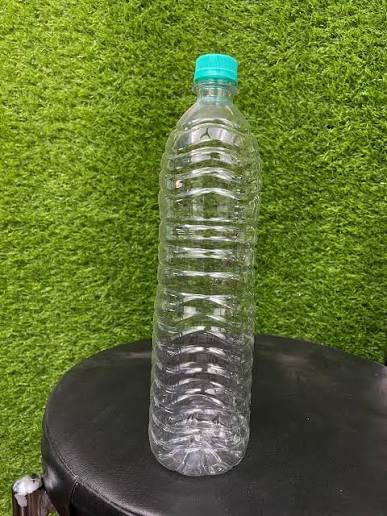
#> input picture test_images/sample.jpg, 387 x 516 px
$ python -i roi.py   (imports and definitions only)
#> lines starting #> are read from the running program, lines starting #| are printed output that depends on the picture; after the words box and inside, x2 and y2 are one past the last pixel; in counts of white or black regions, pixels touching at a corner belong together
#> further down, picture is the input picture: shape (516, 387, 3); mean B, G, R 51.4, 112.2, 95.6

import cv2
import numpy as np

def extract_roi(image):

    gray = cv2.cvtColor(image, cv2.COLOR_BGR2GRAY)
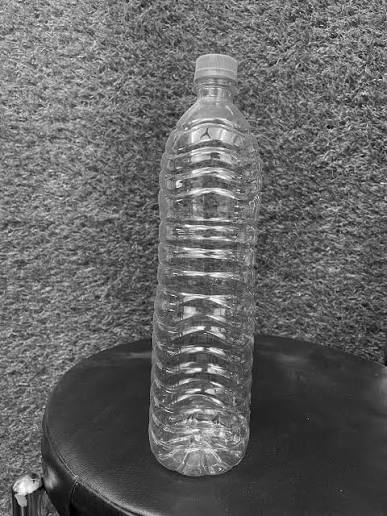
#> gray: shape (516, 387); min 0, max 255, mean 100.3

    blurred = cv2.GaussianBlur(
        gray, (5, 5), 0
    )
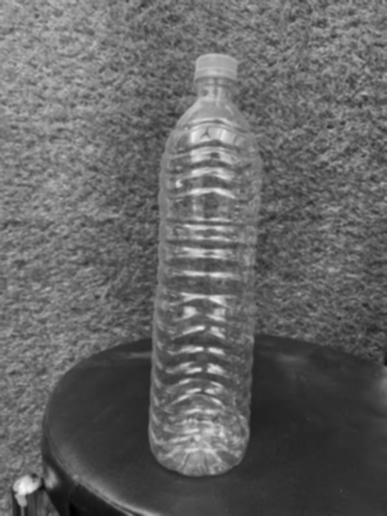
#> blurred: shape (516, 387); min 1, max 246, mean 100.3

    # Try to separate foreground from background
    _, mask1 = cv2.threshold(
        blurred, 0, 255,
        cv2.THRESH_BINARY_INV + cv2.THRESH_OTSU
    )
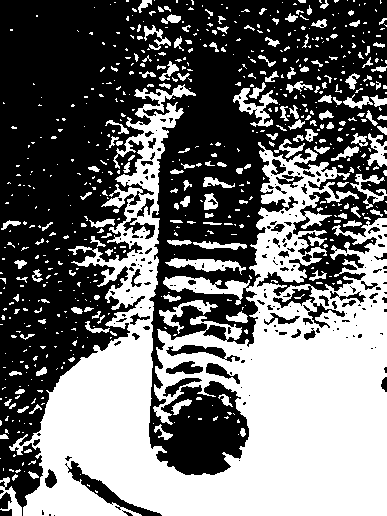
#> mask1: shape (516, 387); 43.5% white; 654 white regions (488 under 20 px), largest, box (x1, y1, x2, y2) and area: (9, 84, 387, 516) 72647, (165, 258, 246, 275) 619, (233, 88, 278, 127) 613

    _, mask2 = cv2.threshold(
        blurred, 0, 255,
        cv2.THRESH_BINARY + cv2.THRESH_OTSU
    )

    kernel = cv2.getStructuringElement(
        cv2.MORPH_ELLIPSE, (7, 7)
    )

    candidates = []

    for mask in [mask1, mask2]:

        mask = cv2.morphologyEx(
            mask, cv2.MORPH_CLOSE,
            kernel, iterations=2
        )

        contours, _ = cv2.findContours(
            mask,
            cv2.RETR_EXTERNAL,
            cv2.CHAIN_APPROX_SIMPLE
        )

        if contours:
            contour = max(contours, key=cv2.contourArea)
            area = cv2.contourArea(contour)

            if area > image.shape[0] * image.shape[1] * 0.01:
                candidates.append((area, contour, mask))
#> this loop made 2 passes
#> area on passes 1 to 2: 142404.5, 149198.5
#> pass 1, in extract_roi, `mask = cv2.morphologyEx( mask, cv2.MORPH_CLOSE, kernel, iterations=2 )`:
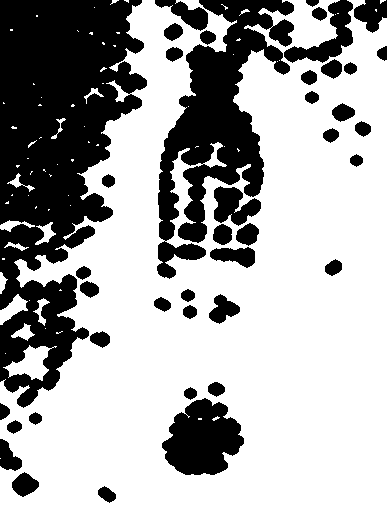
#> mask: shape (516, 387); 67% white; 41 black regions, largest, box (x1, y1, x2, y2) and area: (0, 0, 147, 408) 34653, (157, 0, 294, 279) 15458, (162, 398, 244, 475) 4330
#> pass 2, in extract_roi, `mask = cv2.morphologyEx( mask, cv2.MORPH_CLOSE, kernel, iterations=2 )`:
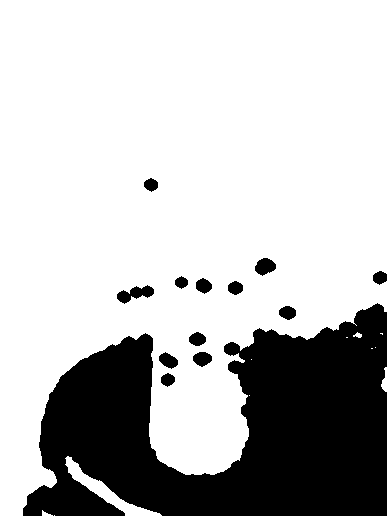
#> mask: shape (516, 387); 74.8% white; 13 black regions, largest, box (x1, y1, x2, y2) and area: (23, 303, 387, 516) 48013, (117, 285, 154, 304) 358, (255, 258, 276, 276) 261
#> after the loop, candidates = 2 items

    if not candidates:
        raise ValueError("Object not detected. Try a plain background.")

    _, contour, mask = max(
        candidates, key=lambda item: item[0]
    )
#> contour = contour of 450 points, box (x1, y1, x2, y2) (0, 0, 387, 516), area 149198

    x, y, w, h = cv2.boundingRect(contour)
#> x = 0; y = 0; w = 387; h = 516

    # Add a small margin around the object
    px = int(w * 0.06)
#> px = 23
    py = int(h * 0.06)
#> py = 30

    x1 = max(0, x - px)
#> x1 = 0
    y1 = max(0, y - py)
#> y1 = 0
    x2 = min(image.shape[1], x + w + px)
#> x2 = 387
    y2 = min(image.shape[0], y + h + py)
#> y2 = 516

    roi = image[y1:y2, x1:x2]
    roi_mask = mask[y1:y2, x1:x2]

    return roi, roi_mask, (x1, y1, x2-x1, y2-y1)

>>> import cv2
>>> picture = cv2.imread('../test_images/sample.jpg')
>>> result = extract_roi(picture)
